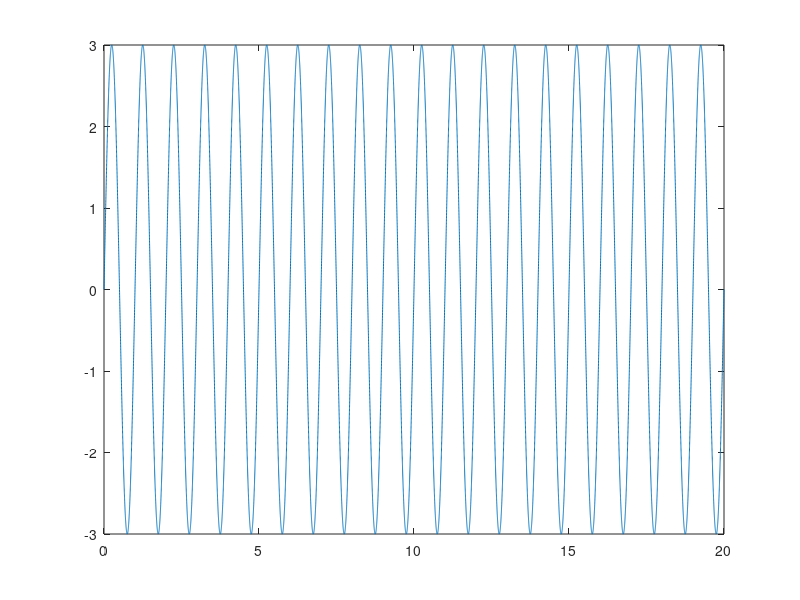

Recreate this plot in MATLAB.
close all;
clear all;

time = 20
t = [0:0.001:time] % make very small time of x to max_time
alpha = 3;   % this is volt
f = 1 % Hz

y = alpha*sin(2*pi*f*t)

%formula : A*sin(wt)
%formula : A*sin(2*pi*t/T)
%formula : A*sin(2*pi*f*t)

% sin(0) == 0
% sin(pi/2) == 1
% sin(pi) == 0
% sin(pi*3/2) == -1
% sin(2*pi) == 0

figure(1)
plot(t,y)
